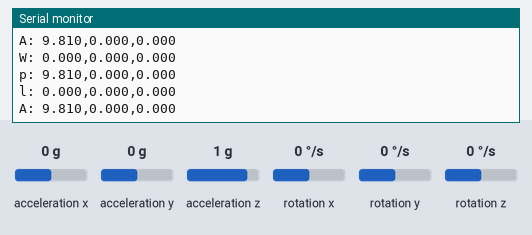
The sketch below on a simulated Arduino Uno, built with avr-gcc and run on an emulated ATmega328P. Parts: the last lines printed to the serial monitor. Inputs (shaded band) come from the test bench; at power-on: acceleration x 0 g, acceleration y 0 g, acceleration z 1 g, rotation x 0 °/s, rotation y 0 °/s, rotation z 0 °/s.

Above: at 1.2 s.
1.3 s: acceleration x set to -1.4 g
At 2.4 s:
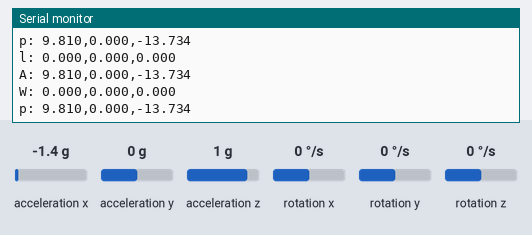
4.3 s: acceleration y set to -1.4 g
At 4.9 s:
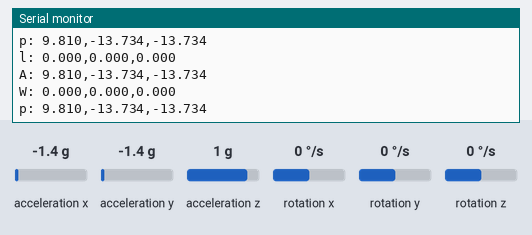
7.3 s: acceleration z set to -0.8 g
At 7.8 s:
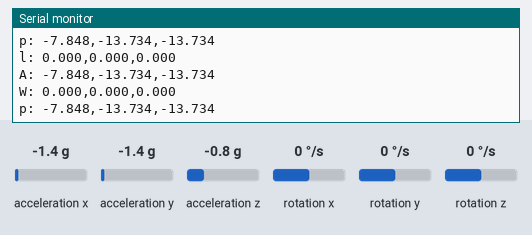
10.3 s: rotation x set to -192 °/s
At 11.1 s:
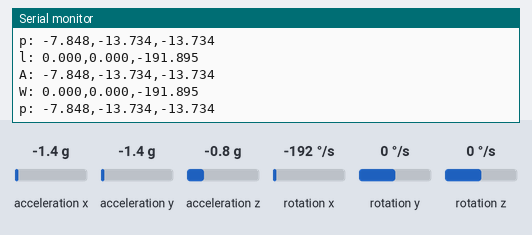
13.3 s: rotation y set to -192 °/s
At 14.3 s:
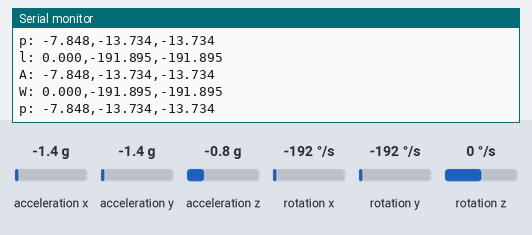
16.3 s: acceleration x set to -0.8 g
At 17.2 s:
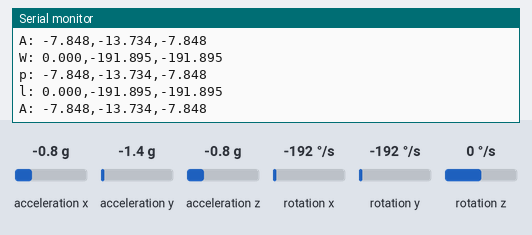
Timing chart, 0 to 19.3 s (numbered marks = the images above; inputs shaded):
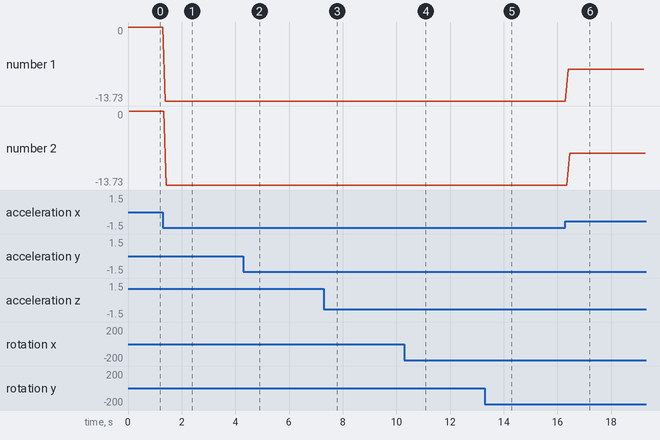

Measured:
- after the input at 1.3 s, the serial monitor: prints a new line after 0.08 s (image 1)
- after the input at 4.3 s, the serial monitor: prints a new line after 0.09 s (image 2)
- after the input at 7.3 s, the serial monitor: prints a new line after 0.09 s (image 3)
- after the input at 10.3 s, the serial monitor: prints a new line after 0.12 s (image 4)
- after the input at 13.3 s, the serial monitor: prints a new line after 0.10 s (image 5)
- after the input at 16.3 s, the serial monitor: prints a new line after 0.10 s (image 6)
- plotted number 1: 0 → -13.73 after the input at 1.3 s
- plotted number 2: 0 → -13.73 after the input at 1.3 s, -13.73 → -7.8 after the input at 16.3 s

The sketch:

get_raw_data.ino
```cpp
#include "I2Cdev.h"
#include "MPU6050.h"
#include "Wire.h"
#include "stdio.h"

#define NUM_MPU 3

MPU6050 MPU_1(0x68);
MPU6050 MPU_2(0x69);

int16_t ax, ay, az;
int16_t gx, gy, gz;

float aceleracion[NUM_MPU][3];
float velocidad_ang[NUM_MPU][3];

void setup()
{
  Serial.begin(9600);         //Iniciando puerto serial
  Serial.print("H");
  Wire.begin();               //Iniciando I2C
  MPU_1.initialize();    //Iniciando el sensor
  if (MPU_1.testConnection()) Serial.println("s");
  else Serial.println("no");
  //delay(2000);
  MPU_2.initialize();    //Iniciando el sensor
  if (MPU_2.testConnection()) Serial.println("s");
  else Serial.println("no");
  //delay(2000);

}

void Obtener_acelarcion (int n);
void Obtener_velocidadAng (int n);
void Manda_Serial(int n);

void loop()
{
  //MPU_1.getAcceleration(&ax, &ay, &az);
  //MPU_1.getRotation(&gx, &gy, &gz);
  MPU_1.getMotion6(&ax, &ay, &az, &gx, &gy, &gz);

  Obtener_acelarcion (0);
  Obtener_velocidadAng (0);
  Manda_Serial(0);

  //delay(100);

  //MPU_2.getAcceleration(&ax, &ay, &az);
  //MPU_2.getRotation(&gx, &gy, &gz);
  MPU_1.getMotion6(&ax, &ay, &az, &gx, &gy, &gz);

  Obtener_acelarcion (1);
  Obtener_velocidadAng (1);
  Manda_Serial(1);

}


void Obtener_acelarcion (int n)
{
  aceleracion [n][0] = ax * (9.81 / 16384.0);
  aceleracion [n][1] = ay * (9.81 / 16384.0);
  aceleracion [n][2] = az * (9.81 / 16384.0);
}

void Obtener_velocidadAng (int n)
{
  velocidad_ang [n][0] = gx * (250.0 / 32768.0);
  velocidad_ang [n][1] = gy * (250.0 / 32768.0);
  velocidad_ang [n][2] = gz * (250.0 / 32768.0);
}

void Manda_Serial(int n)
{
  String str_aceleracion;
  String str_velocidadAng;
  if(n == 0)
  {
    str_aceleracion = "A: " + String (aceleracion[n][2], 3) + "," + String (aceleracion[n][1], 3) + "," + String (aceleracion[n][0], 3);
    str_velocidadAng = "W: " + String (velocidad_ang[n][2], 3) + "," + String (velocidad_ang[n][1], 3) + "," + String (velocidad_ang[n][0], 3);
  }
  else
  {
    str_aceleracion = "p: " + String (aceleracion[n][2], 3) + "," + String (aceleracion[n][1], 3) + "," + String (aceleracion[n][0], 3);
    str_velocidadAng = "l: " + String (velocidad_ang[n][2], 3) + "," + String (velocidad_ang[n][1], 3) + "," + String (velocidad_ang[n][0], 3);
  }

  Serial.println(str_aceleracion);
  Serial.println(str_velocidadAng);
}
```
